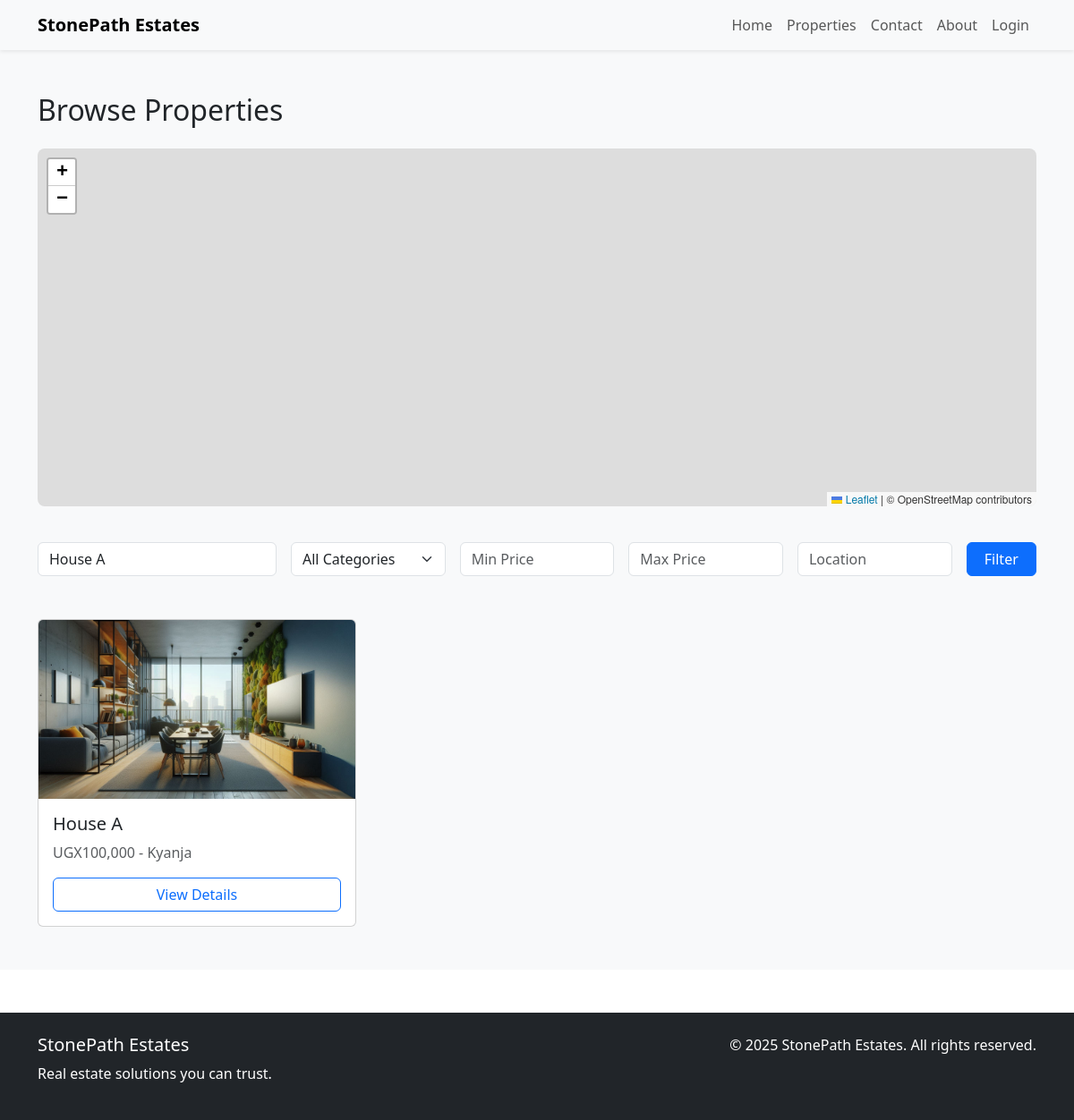
The app's page /properties.php?keyword=House A, older data.
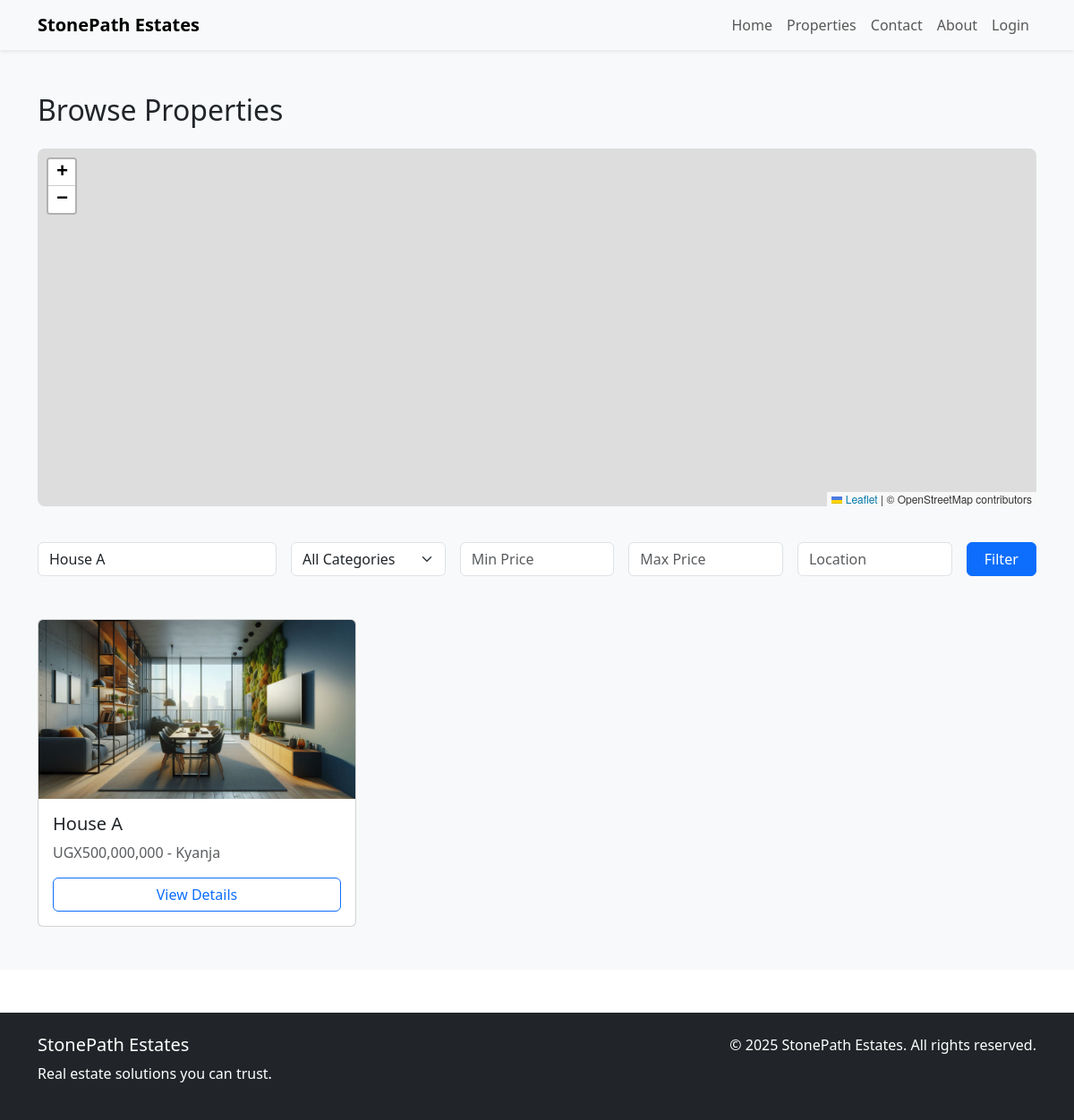
The same page, newer data.
### tables this page shows
CREATE TABLE `properties` (
  `id` int(11) NOT NULL,
  `title` varchar(255) NOT NULL,
  `description` text DEFAULT NULL,
  `category` varchar(50) NOT NULL,
  `preview_image` varchar(255) DEFAULT NULL,
  `price` decimal(12,2) NOT NULL,
  `location` varchar(255) NOT NULL,
  `latitude` double DEFAULT NULL,
  `longitude` double DEFAULT NULL,
  `status` enum('available','rented','sold') DEFAULT 'available',
  `image` varchar(255) DEFAULT NULL,
  `created_at` timestamp NOT NULL DEFAULT current_timestamp()
);

### properties.php (the view, shortened to what this page needs)
<?php
require_once 'includes/connect.php';
$keyword = $_GET['keyword'] ?? '';
$min_price = $_GET['min_price'] ?? '';
$max_price = $_GET['max_price'] ?? '';
$location = $_GET['location'] ?? '';
$where = "WHERE status = 'available'";
$params = [];
if (!empty($keyword)) {
    $where .= " AND (LOWER(title) LIKE LOWER(:keyword_title) OR LOWER(description) LIKE LOWER(:keyword_desc))";
    $params[':keyword_title'] = "%$keyword%";
    $params[':keyword_desc'] = "%$keyword%";
}
$sql = "SELECT * FROM properties $where ORDER BY id DESC";
$stmt = $pdo->prepare($sql);
$stmt->execute($params);
$properties = $stmt->fetchAll(PDO::FETCH_ASSOC);
?>
<!DOCTYPE html>
<html lang="en">
<head>
    <link href="https://cdn.jsdelivr.net/npm/bootstrap@5.3.0/dist/css/bootstrap.min.css" rel="stylesheet" />
    <link href="https://cdn.jsdelivr.net/npm/bootstrap-icons@1.10.5/font/bootstrap-icons.css" rel="stylesheet" />
    <link rel="stylesheet" href="https://unpkg.com/leaflet/dist/leaflet.css" />
    <link rel="stylesheet" href="https://unpkg.com/leaflet.markercluster/dist/MarkerCluster.css" />
    <link rel="stylesheet" href="https://unpkg.com/leaflet.markercluster/dist/MarkerCluster.Default.css" />
</head>
<body>
<?php include 'includes/header.php'; ?>
<section class="py-5 bg-light">
    <div class="container">
        <h2 class="mb-4">Browse Properties</h2>
        <div id="full-map"></div>
        <form class="row g-3 mb-5" method="GET">
            <div class="col-md-3">
                <input type="text" name="keyword" class="form-control" placeholder="Keyword" value="<?= htmlspecialchars($keyword) ?>">
            </div>
            <div class="col-md-2">
                <select name="category" class="form-select">
                    <option value="">All Categories</option>
                </select>
            </div>
            <div class="col-md-2">
                <input type="number" name="min_price" class="form-control" placeholder="Min Price" value="<?= htmlspecialchars($min_price) ?>">
            </div>
            <div class="col-md-2">
                <input type="number" name="max_price" class="form-control" placeholder="Max Price" value="<?= htmlspecialchars($max_price) ?>">
            </div>
            <div class="col-md-2">
                <input type="text" name="location" class="form-control" placeholder="Location" value="<?= htmlspecialchars($location) ?>">
            </div>
            <div class="col-md-1">
                <button type="submit" class="btn btn-primary w-100">Filter</button>
            </div>
        </form>
        <div class="row g-4">
            <?php if (count($properties) > 0): ?>
                <?php foreach ($properties as $row): ?>
                    <div class="col-md-4">
                        <div class="card property-card h-100">
                            <img src="admin/includes/properties/<?= htmlspecialchars($row['preview_image']) ?>" class="card-img-top" alt="Property Image" />
                            <div class="card-body d-flex flex-column">
                                <h5 class="card-title"><?= htmlspecialchars($row['title']) ?></h5>
                                <p class="card-text text-muted">UGX<?= number_format($row['price']) ?> - <?= htmlspecialchars($row['location']) ?></p>
                                <a href="property_details.php?id=<?= urlencode($row['id']) ?>" class="mt-auto btn btn-outline-primary">View Details</a>
                            </div>
                        </div>
                    </div>
                <?php endforeach; ?>
            <?php else: ?>
                <div class="col-12">
                    <div class="alert alert-warning text-center">No properties found. Try different filters.</div>
                </div>
            <?php endif; ?>
        </div>
    </div>
</section>
<?php include 'includes/footer.php'; ?>
</body>
</html>

Row changes from the older to the newer data that the page shows:
changed properties "House A": price "100,000" → "500,000,000"
